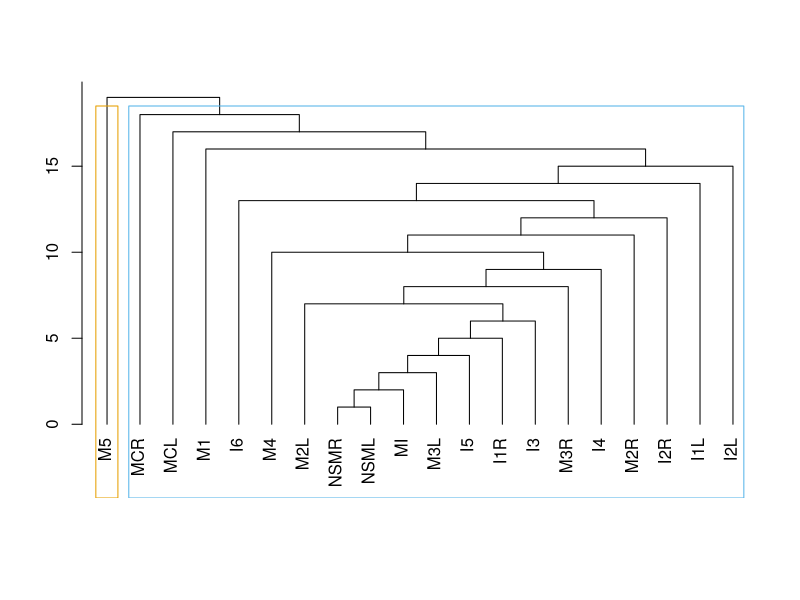
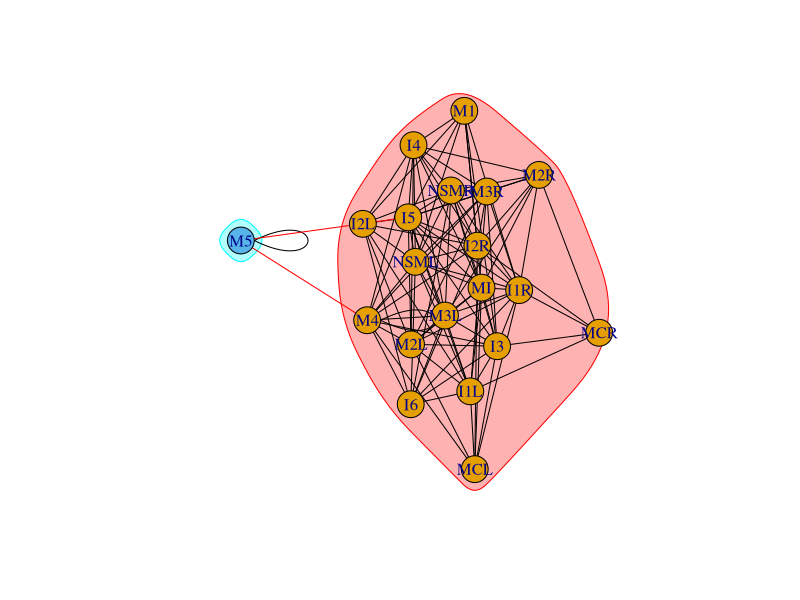
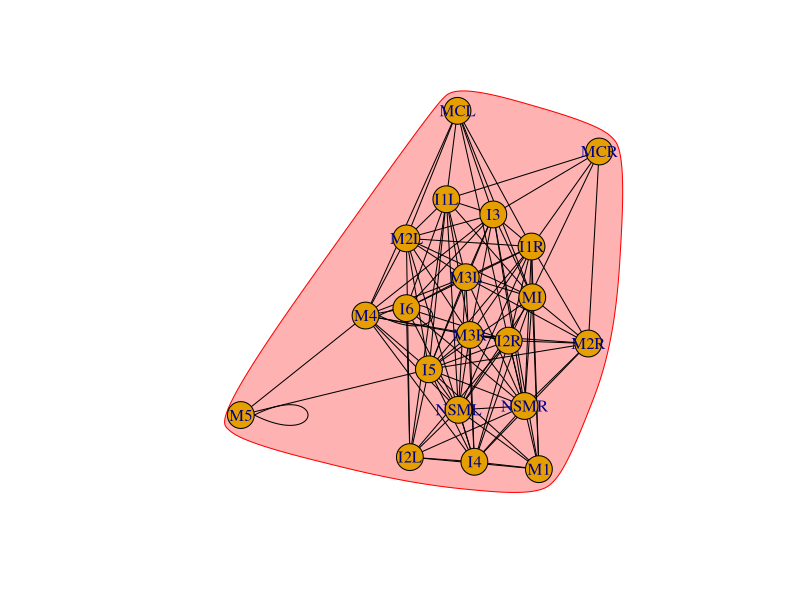
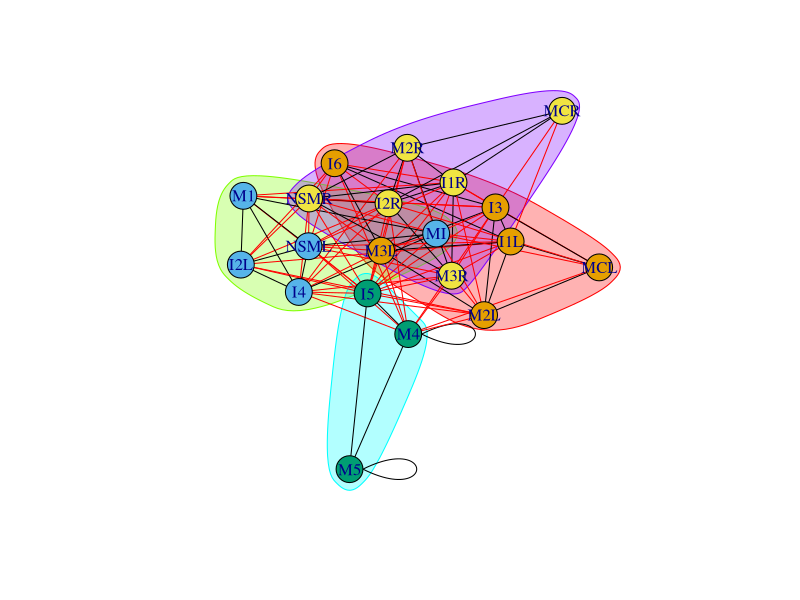
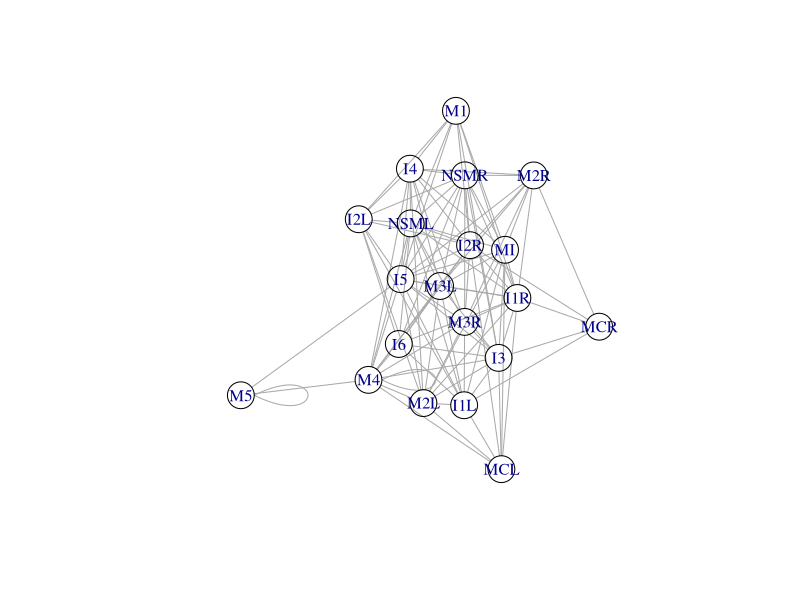
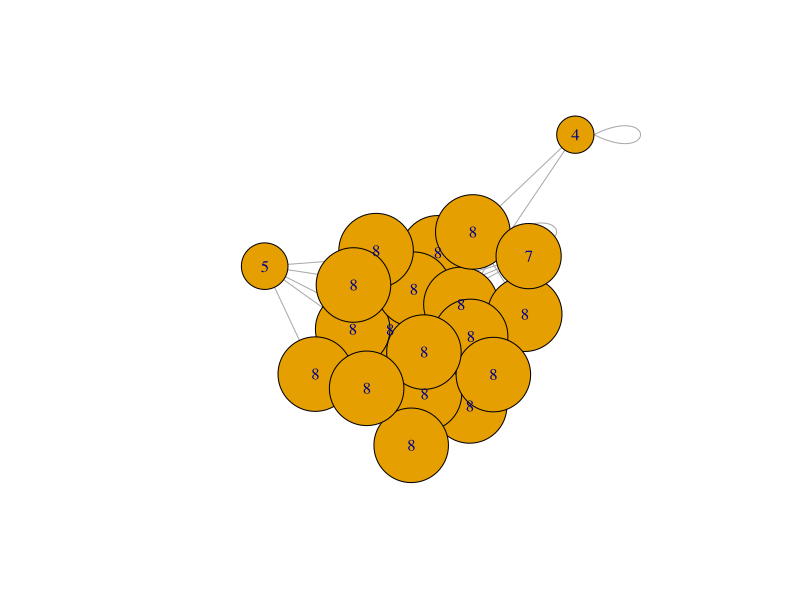

The R script that drew these images, in order: (Note: this script raises an error after producing the figures.)
library(igraph)
library(dplyr)
library(ggplot2)
setwd("~/elegansProject/elegansPharynx/R analysis")


# First, prepare network attributes with the entire connectome
original_edgelist <- read.csv("hermPharynx_connections.csv", stringsAsFactors = FALSE)
original_nodelist <- read.csv("1.2cell_typesPharynx.csv", stringsAsFactors = FALSE)


# Create iGraph object and calculate network properties
graph <- graph.data.frame(original_edgelist, directed = TRUE, vertices = original_nodelist)

V(graph)$degree <- degree(graph)
V(graph)$closeness <- centralization.closeness(graph)$res
V(graph)$betweenness <- centralization.betweenness(graph)$res
V(graph)$eigen <- centralization.evcent(graph)$vector


# Generate an undirected graph to calculate communities (add the most appropriate calculation 
# to node as attribute (i.e. V(graph)$community=cfg$membership))
netSimply=as.undirected(graph, mode='collapse',edge.attr.comb=list(weight='sum','ignore'))

   # Based on Edge betweeness (Newman-Girvan)
ceb=cluster_edge_betweenness(netSimply)
dendPlot(ceb, mode = 'hclust')
plot(ceb,netSimply)
    # Based on propagating labels
clp=cluster_label_prop(netSimply)
plot(clp, netSimply)
    # Based on greedy optimization of modularity
cfg=cluster_fast_greedy(netSimply)
plot(cfg, netSimply)
V(graph)$community=cfg$membership
colrs <- adjustcolor( c("gray50", "tomato", "gold", "yellowgreen"), alpha=.6)
plot(netSimply, vertex.color=colrs[V(netSimply)$community])
    # K-core decomposition
kc=coreness(netSimply,mode='all')
plot(netSimply,vertex.size=kc*6, vertex.label=kc)


# Generate dataframe for nodes with updated network attributes, and ordered by community
nodes=get.data.frame(graph, what='vertices')
nodes_ordered = nodes[order(node_list$community),] 
all_nodes = nodes_ordered$name

# Prepare plotting with separate graphs for electrical and chemical connections
chemConn = read.csv("hermPharynx_connectionsCHEM.csv", stringsAsFactors = FALSE)
elecConn = read.csv("hermPharynx_connectionsELEC.csv", stringsAsFactors = FALSE)


# Create iGraph object
chemGraph = graph.data.frame(chemConn, directed = TRUE, vertices = nodes)
elecGraph = graph.data.frame(elecConn, directed = T, vertices = nodes)


# Determine a community for each edge. If two nodes belong to the same community, label the edge with that community. 
# If not, the edge community value is 'NA'
edgesChem = get.data.frame(chemGraph, what = "edges") %>% 
  inner_join(node_list %>% select(name, community), by = c("from" = "name")) %>%
  inner_join(node_list %>% select(name, community), by = c("to" = "name")) %>%
   mutate(group = ifelse(community.x == community.y, community.x, NA) %>% factor())

edgesElec = get.data.frame(elecGraph, what = "edges") %>% 
  inner_join(node_list %>% select(name, community), by = c("from" = "name")) %>%
  inner_join(node_list %>% select(name, community), by = c("to" = "name")) %>%
  mutate(group = ifelse(community.x == community.y, community.x, NA) %>% factor())


# Adjust the 'to' and 'from' factor levels so they are equal
# to this complete list of node names
plot_data = edgesChem %>% mutate(
  to = factor(to, levels = all_nodes),
  from = factor(from, levels = all_nodes))

# Create the adjacency matrix plot
ggplot(plot_data, aes(x = from, y = to, color=group)) +
  geom_point(shape=18, size=4) +
  geom_point(data = edgesElec, aes(x=from, y=to), color='grey19')+
  theme_bw() +
  # Because we need the x and y axis to display every node,
  # not just the nodes that have connections to each other,
  # make sure that ggplot does not drop unused factor levels
  scale_x_discrete(drop = FALSE) +
  scale_y_discrete(drop = FALSE) +
  theme(
    # Rotate the x-axis lables so they are legible
    axis.text.x = element_text(angle = 270, hjust = 0),
    # Force the plot into a square aspect ratio
    aspect.ratio = 1,
    # Hide the legend (optional)
    legend.position = "none")
  


